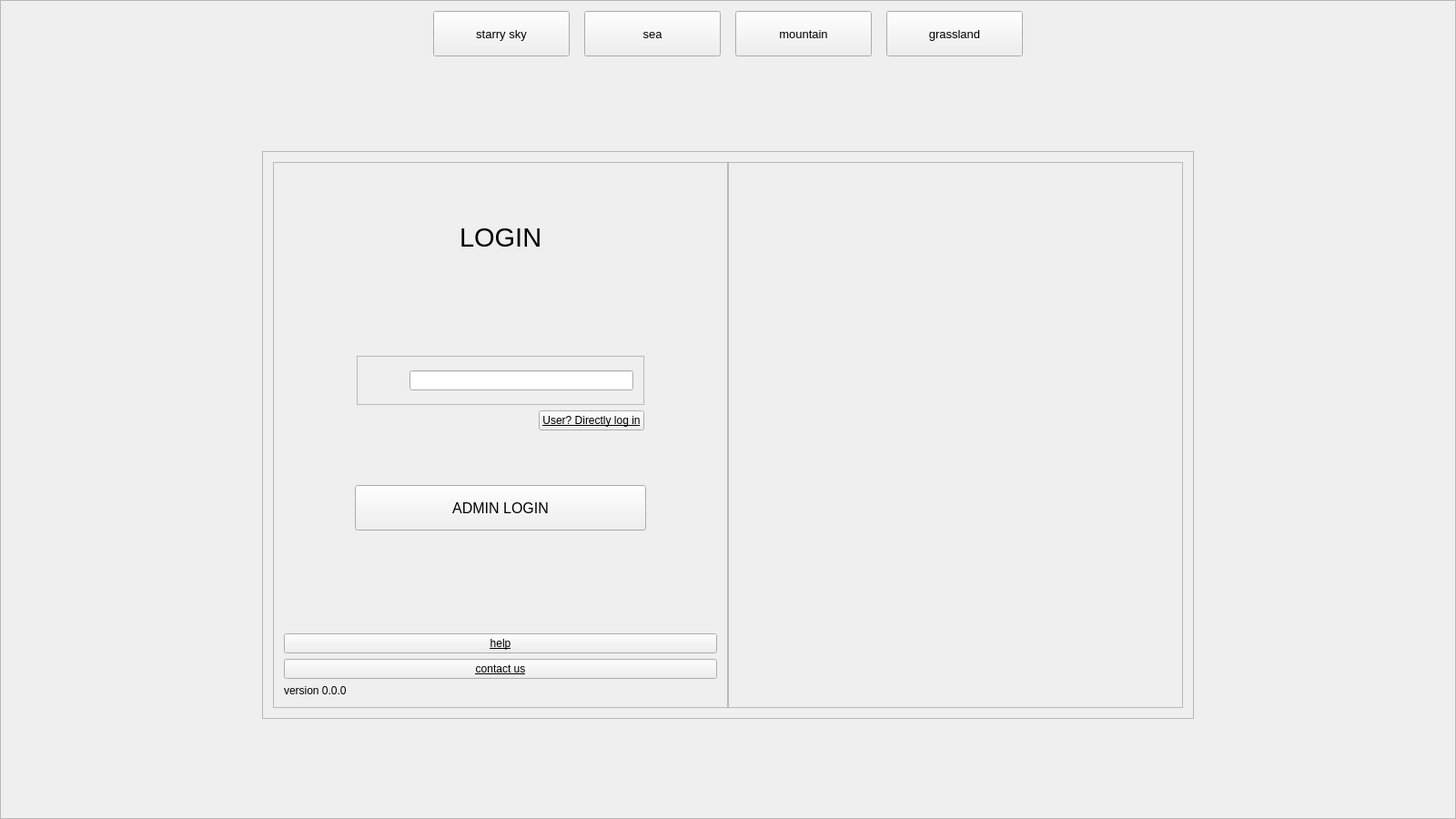
<?xml version="1.0" encoding="UTF-8"?>
<ui version="4.0">
 <class>Widget</class>
 <widget class="QWidget" name="Widget">
  <property name="geometry">
   <rect>
    <x>0</x>
    <y>0</y>
    <width>1600</width>
    <height>900</height>
   </rect>
  </property>
  <property name="minimumSize">
   <size>
    <width>800</width>
    <height>450</height>
   </size>
  </property>
  <property name="windowTitle">
   <string>Widget</string>
  </property>
  <property name="styleSheet">
   <string notr="true"/>
  </property>
  <layout class="QGridLayout" name="gridLayout_6">
   <property name="leftMargin">
    <number>0</number>
   </property>
   <property name="topMargin">
    <number>0</number>
   </property>
   <property name="rightMargin">
    <number>0</number>
   </property>
   <property name="bottomMargin">
    <number>0</number>
   </property>
   <property name="spacing">
    <number>0</number>
   </property>
   <item row="0" column="0">
    <widget class="QFrame" name="frame_background">
     <property name="styleSheet">
      <string notr="true"/>
     </property>
     <property name="frameShape">
      <enum>QFrame::StyledPanel</enum>
     </property>
     <property name="frameShadow">
      <enum>QFrame::Raised</enum>
     </property>
     <layout class="QGridLayout" name="gridLayout_3">
      <item row="0" column="0">
       <layout class="QVBoxLayout" name="verticalLayout_2">
        <item>
         <layout class="QHBoxLayout" name="horizontalLayout_13">
          <item>
           <spacer name="horizontalSpacer_10">
            <property name="orientation">
             <enum>Qt::Horizontal</enum>
            </property>
            <property name="sizeHint" stdset="0">
             <size>
              <width>13</width>
              <height>20</height>
             </size>
            </property>
           </spacer>
          </item>
          <item>
           <widget class="QPushButton" name="btn_5">
            <property name="sizePolicy">
             <sizepolicy hsizetype="Fixed" vsizetype="Fixed">
              <horstretch>0</horstretch>
              <verstretch>0</verstretch>
             </sizepolicy>
            </property>
            <property name="minimumSize">
             <size>
              <width>150</width>
              <height>50</height>
             </size>
            </property>
            <property name="maximumSize">
             <size>
              <width>150</width>
              <height>50</height>
             </size>
            </property>
            <property name="font">
             <font>
              <pointsize>10</pointsize>
             </font>
            </property>
            <property name="text">
             <string>starry sky</string>
            </property>
           </widget>
          </item>
          <item>
           <spacer name="horizontalSpacer_26">
            <property name="orientation">
             <enum>Qt::Horizontal</enum>
            </property>
            <property name="sizeType">
             <enum>QSizePolicy::Fixed</enum>
            </property>
            <property name="sizeHint" stdset="0">
             <size>
              <width>10</width>
              <height>20</height>
             </size>
            </property>
           </spacer>
          </item>
          <item>
           <widget class="QPushButton" name="btn_6">
            <property name="sizePolicy">
             <sizepolicy hsizetype="Fixed" vsizetype="Fixed">
              <horstretch>0</horstretch>
              <verstretch>0</verstretch>
             </sizepolicy>
            </property>
            <property name="minimumSize">
             <size>
              <width>150</width>
              <height>50</height>
             </size>
            </property>
            <property name="maximumSize">
             <size>
              <width>150</width>
              <height>50</height>
             </size>
            </property>
            <property name="font">
             <font>
              <pointsize>10</pointsize>
             </font>
            </property>
            <property name="text">
             <string>sea</string>
            </property>
           </widget>
          </item>
          <item>
           <spacer name="horizontalSpacer_27">
            <property name="orientation">
             <enum>Qt::Horizontal</enum>
            </property>
            <property name="sizeType">
             <enum>QSizePolicy::Fixed</enum>
            </property>
            <property name="sizeHint" stdset="0">
             <size>
              <width>10</width>
              <height>20</height>
             </size>
            </property>
           </spacer>
          </item>
          <item>
           <widget class="QPushButton" name="btn_7">
            <property name="sizePolicy">
             <sizepolicy hsizetype="Fixed" vsizetype="Fixed">
              <horstretch>0</horstretch>
              <verstretch>0</verstretch>
             </sizepolicy>
            </property>
            <property name="minimumSize">
             <size>
              <width>150</width>
              <height>50</height>
             </size>
            </property>
            <property name="maximumSize">
             <size>
              <width>150</width>
              <height>50</height>
             </size>
            </property>
            <property name="font">
             <font>
              <pointsize>10</pointsize>
             </font>
            </property>
            <property name="text">
             <string>mountain</string>
            </property>
           </widget>
          </item>
          <item>
           <spacer name="horizontalSpacer_28">
            <property name="orientation">
             <enum>Qt::Horizontal</enum>
            </property>
            <property name="sizeType">
             <enum>QSizePolicy::Fixed</enum>
            </property>
            <property name="sizeHint" stdset="0">
             <size>
              <width>10</width>
              <height>20</height>
             </size>
            </property>
           </spacer>
          </item>
          <item>
           <widget class="QPushButton" name="btn_8">
            <property name="sizePolicy">
             <sizepolicy hsizetype="Fixed" vsizetype="Fixed">
              <horstretch>0</horstretch>
              <verstretch>0</verstretch>
             </sizepolicy>
            </property>
            <property name="minimumSize">
             <size>
              <width>150</width>
              <height>50</height>
             </size>
            </property>
            <property name="maximumSize">
             <size>
              <width>150</width>
              <height>50</height>
             </size>
            </property>
            <property name="font">
             <font>
              <pointsize>10</pointsize>
             </font>
            </property>
            <property name="text">
             <string>grassland</string>
            </property>
           </widget>
          </item>
          <item>
           <spacer name="horizontalSpacer_15">
            <property name="orientation">
             <enum>Qt::Horizontal</enum>
            </property>
            <property name="sizeHint" stdset="0">
             <size>
              <width>13</width>
              <height>20</height>
             </size>
            </property>
           </spacer>
          </item>
         </layout>
        </item>
        <item>
         <spacer name="verticalSpacer_9">
          <property name="orientation">
           <enum>Qt::Vertical</enum>
          </property>
          <property name="sizeHint" stdset="0">
           <size>
            <width>20</width>
            <height>13</height>
           </size>
          </property>
         </spacer>
        </item>
        <item>
         <layout class="QHBoxLayout" name="horizontalLayout_9">
          <item>
           <spacer name="horizontalSpacer_17">
            <property name="orientation">
             <enum>Qt::Horizontal</enum>
            </property>
            <property name="sizeHint" stdset="0">
             <size>
              <width>40</width>
              <height>20</height>
             </size>
            </property>
           </spacer>
          </item>
          <item>
           <widget class="QFrame" name="frame">
            <property name="frameShape">
             <enum>QFrame::StyledPanel</enum>
            </property>
            <property name="frameShadow">
             <enum>QFrame::Raised</enum>
            </property>
            <layout class="QGridLayout" name="gridLayout_2">
             <item row="0" column="0">
              <layout class="QHBoxLayout" name="horizontalLayout_8">
               <property name="spacing">
                <number>0</number>
               </property>
               <item>
                <widget class="QFrame" name="frame_login">
                 <property name="sizePolicy">
                  <sizepolicy hsizetype="Minimum" vsizetype="Minimum">
                   <horstretch>0</horstretch>
                   <verstretch>0</verstretch>
                  </sizepolicy>
                 </property>
                 <property name="minimumSize">
                  <size>
                   <width>500</width>
                   <height>600</height>
                  </size>
                 </property>
                 <property name="maximumSize">
                  <size>
                   <width>500</width>
                   <height>600</height>
                  </size>
                 </property>
                 <property name="styleSheet">
                  <string notr="true"/>
                 </property>
                 <property name="frameShape">
                  <enum>QFrame::StyledPanel</enum>
                 </property>
                 <property name="frameShadow">
                  <enum>QFrame::Raised</enum>
                 </property>
                 <layout class="QGridLayout" name="gridLayout_5">
                  <item row="0" column="0">
                   <layout class="QVBoxLayout" name="verticalLayout">
                    <item>
                     <spacer name="verticalSpacer_2">
                      <property name="orientation">
                       <enum>Qt::Vertical</enum>
                      </property>
                      <property name="sizeHint" stdset="0">
                       <size>
                        <width>20</width>
                        <height>13</height>
                       </size>
                      </property>
                     </spacer>
                    </item>
                    <item>
                     <layout class="QHBoxLayout" name="horizontalLayout">
                      <item>
                       <spacer name="horizontalSpacer">
                        <property name="orientation">
                         <enum>Qt::Horizontal</enum>
                        </property>
                        <property name="sizeHint" stdset="0">
                         <size>
                          <width>40</width>
                          <height>20</height>
                         </size>
                        </property>
                       </spacer>
                      </item>
                      <item>
                       <widget class="QLabel" name="label_login">
                        <property name="font">
                         <font>
                          <family>Arial</family>
                          <pointsize>22</pointsize>
                         </font>
                        </property>
                        <property name="styleSheet">
                         <string notr="true"/>
                        </property>
                        <property name="text">
                         <string>LOGIN</string>
                        </property>
                       </widget>
                      </item>
                      <item>
                       <spacer name="horizontalSpacer_2">
                        <property name="orientation">
                         <enum>Qt::Horizontal</enum>
                        </property>
                        <property name="sizeHint" stdset="0">
                         <size>
                          <width>40</width>
                          <height>20</height>
                         </size>
                        </property>
                       </spacer>
                      </item>
                     </layout>
                    </item>
                    <item>
                     <spacer name="verticalSpacer">
                      <property name="orientation">
                       <enum>Qt::Vertical</enum>
                      </property>
                      <property name="sizeHint" stdset="0">
                       <size>
                        <width>20</width>
                        <height>13</height>
                       </size>
                      </property>
                     </spacer>
                    </item>
                    <item>
                     <spacer name="verticalSpacer_3">
                      <property name="orientation">
                       <enum>Qt::Vertical</enum>
                      </property>
                      <property name="sizeHint" stdset="0">
                       <size>
                        <width>20</width>
                        <height>17</height>
                       </size>
                      </property>
                     </spacer>
                    </item>
                    <item>
                     <layout class="QHBoxLayout" name="horizontalLayout_2">
                      <item>
                       <spacer name="horizontalSpacer_6">
                        <property name="orientation">
                         <enum>Qt::Horizontal</enum>
                        </property>
                        <property name="sizeType">
                         <enum>QSizePolicy::Fixed</enum>
                        </property>
                        <property name="sizeHint" stdset="0">
                         <size>
                          <width>80</width>
                          <height>20</height>
                         </size>
                        </property>
                       </spacer>
                      </item>
                      <item>
                       <widget class="QFrame" name="frame_pwd">
                        <property name="frameShape">
                         <enum>QFrame::StyledPanel</enum>
                        </property>
                        <property name="frameShadow">
                         <enum>QFrame::Raised</enum>
                        </property>
                        <layout class="QGridLayout" name="gridLayout">
                         <item row="0" column="0">
                          <layout class="QHBoxLayout" name="horizontalLayout_3">
                           <item>
                            <spacer name="horizontalSpacer_5">
                             <property name="orientation">
                              <enum>Qt::Horizontal</enum>
                             </property>
                             <property name="sizeType">
                              <enum>QSizePolicy::Fixed</enum>
                             </property>
                             <property name="sizeHint" stdset="0">
                              <size>
                               <width>10</width>
                               <height>20</height>
                              </size>
                             </property>
                            </spacer>
                           </item>
                           <item>
                            <widget class="QLabel" name="label_pwd">
                             <property name="sizePolicy">
                              <sizepolicy hsizetype="Fixed" vsizetype="Fixed">
                               <horstretch>0</horstretch>
                               <verstretch>0</verstretch>
                              </sizepolicy>
                             </property>
                             <property name="minimumSize">
                              <size>
                               <width>30</width>
                               <height>30</height>
                              </size>
                             </property>
                             <property name="maximumSize">
                              <size>
                               <width>30</width>
                               <height>30</height>
                              </size>
                             </property>
                             <property name="text">
                              <string/>
                             </property>
                            </widget>
                           </item>
                           <item>
                            <widget class="QLineEdit" name="lineE_pwd"/>
                           </item>
                          </layout>
                         </item>
                        </layout>
                       </widget>
                      </item>
                      <item>
                       <spacer name="horizontalSpacer_19">
                        <property name="orientation">
                         <enum>Qt::Horizontal</enum>
                        </property>
                        <property name="sizeType">
                         <enum>QSizePolicy::Fixed</enum>
                        </property>
                        <property name="sizeHint" stdset="0">
                         <size>
                          <width>80</width>
                          <height>20</height>
                         </size>
                        </property>
                       </spacer>
                      </item>
                     </layout>
                    </item>
                    <item>
                     <layout class="QHBoxLayout" name="horizontalLayout_5">
                      <item>
                       <spacer name="horizontalSpacer_11">
                        <property name="orientation">
                         <enum>Qt::Horizontal</enum>
                        </property>
                        <property name="sizeHint" stdset="0">
                         <size>
                          <width>28</width>
                          <height>20</height>
                         </size>
                        </property>
                       </spacer>
                      </item>
                      <item>
                       <widget class="QPushButton" name="btn_forget">
                        <property name="font">
                         <font>
                          <family>Arial</family>
                          <underline>true</underline>
                         </font>
                        </property>
                        <property name="text">
                         <string>User? Directly log in</string>
                        </property>
                       </widget>
                      </item>
                      <item>
                       <spacer name="horizontalSpacer_12">
                        <property name="orientation">
                         <enum>Qt::Horizontal</enum>
                        </property>
                        <property name="sizeType">
                         <enum>QSizePolicy::Fixed</enum>
                        </property>
                        <property name="sizeHint" stdset="0">
                         <size>
                          <width>80</width>
                          <height>20</height>
                         </size>
                        </property>
                       </spacer>
                      </item>
                     </layout>
                    </item>
                    <item>
                     <spacer name="verticalSpacer_5">
                      <property name="orientation">
                       <enum>Qt::Vertical</enum>
                      </property>
                      <property name="sizeHint" stdset="0">
                       <size>
                        <width>20</width>
                        <height>13</height>
                       </size>
                      </property>
                     </spacer>
                    </item>
                    <item>
                     <layout class="QHBoxLayout" name="horizontalLayout_6">
                      <item>
                       <spacer name="horizontalSpacer_13">
                        <property name="orientation">
                         <enum>Qt::Horizontal</enum>
                        </property>
                        <property name="sizeHint" stdset="0">
                         <size>
                          <width>40</width>
                          <height>20</height>
                         </size>
                        </property>
                       </spacer>
                      </item>
                      <item>
                       <widget class="QPushButton" name="btn_login">
                        <property name="sizePolicy">
                         <sizepolicy hsizetype="Fixed" vsizetype="Fixed">
                          <horstretch>0</horstretch>
                          <verstretch>0</verstretch>
                         </sizepolicy>
                        </property>
                        <property name="minimumSize">
                         <size>
                          <width>320</width>
                          <height>50</height>
                         </size>
                        </property>
                        <property name="maximumSize">
                         <size>
                          <width>320</width>
                          <height>50</height>
                         </size>
                        </property>
                        <property name="font">
                         <font>
                          <family>Arial</family>
                          <pointsize>12</pointsize>
                         </font>
                        </property>
                        <property name="styleSheet">
                         <string notr="true"/>
                        </property>
                        <property name="text">
                         <string>ADMIN LOGIN</string>
                        </property>
                       </widget>
                      </item>
                      <item>
                       <spacer name="horizontalSpacer_14">
                        <property name="orientation">
                         <enum>Qt::Horizontal</enum>
                        </property>
                        <property name="sizeHint" stdset="0">
                         <size>
                          <width>40</width>
                          <height>20</height>
                         </size>
                        </property>
                       </spacer>
                      </item>
                     </layout>
                    </item>
                    <item>
                     <spacer name="verticalSpacer_6">
                      <property name="orientation">
                       <enum>Qt::Vertical</enum>
                      </property>
                      <property name="sizeHint" stdset="0">
                       <size>
                        <width>20</width>
                        <height>13</height>
                       </size>
                      </property>
                     </spacer>
                    </item>
                    <item>
                     <spacer name="verticalSpacer_8">
                      <property name="orientation">
                       <enum>Qt::Vertical</enum>
                      </property>
                      <property name="sizeHint" stdset="0">
                       <size>
                        <width>20</width>
                        <height>13</height>
                       </size>
                      </property>
                     </spacer>
                    </item>
                    <item>
                     <widget class="QPushButton" name="btn_forget_3">
                      <property name="font">
                       <font>
                        <family>Arial</family>
                        <underline>true</underline>
                       </font>
                      </property>
                      <property name="styleSheet">
                       <string notr="true"/>
                      </property>
                      <property name="text">
                       <string>help</string>
                      </property>
                     </widget>
                    </item>
                    <item>
                     <widget class="QPushButton" name="btn_forget_2">
                      <property name="font">
                       <font>
                        <family>Arial</family>
                        <underline>true</underline>
                       </font>
                      </property>
                      <property name="text">
                       <string>contact us</string>
                      </property>
                     </widget>
                    </item>
                    <item>
                     <widget class="QLabel" name="label">
                      <property name="text">
                       <string>version 0.0.0</string>
                      </property>
                     </widget>
                    </item>
                   </layout>
                  </item>
                 </layout>
                </widget>
               </item>
               <item>
                <widget class="QFrame" name="frame_pic">
                 <property name="sizePolicy">
                  <sizepolicy hsizetype="Minimum" vsizetype="Minimum">
                   <horstretch>0</horstretch>
                   <verstretch>0</verstretch>
                  </sizepolicy>
                 </property>
                 <property name="minimumSize">
                  <size>
                   <width>500</width>
                   <height>600</height>
                  </size>
                 </property>
                 <property name="styleSheet">
                  <string notr="true"/>
                 </property>
                 <property name="frameShape">
                  <enum>QFrame::StyledPanel</enum>
                 </property>
                 <property name="frameShadow">
                  <enum>QFrame::Raised</enum>
                 </property>
                </widget>
               </item>
              </layout>
             </item>
            </layout>
           </widget>
          </item>
          <item>
           <spacer name="horizontalSpacer_18">
            <property name="orientation">
             <enum>Qt::Horizontal</enum>
            </property>
            <property name="sizeHint" stdset="0">
             <size>
              <width>40</width>
              <height>20</height>
             </size>
            </property>
           </spacer>
          </item>
         </layout>
        </item>
        <item>
         <spacer name="verticalSpacer_10">
          <property name="orientation">
           <enum>Qt::Vertical</enum>
          </property>
          <property name="sizeHint" stdset="0">
           <size>
            <width>20</width>
            <height>13</height>
           </size>
          </property>
         </spacer>
        </item>
       </layout>
      </item>
     </layout>
    </widget>
   </item>
  </layout>
 </widget>
 <layoutdefault spacing="6" margin="11"/>
 <resources/>
 <connections/>
</ui>
